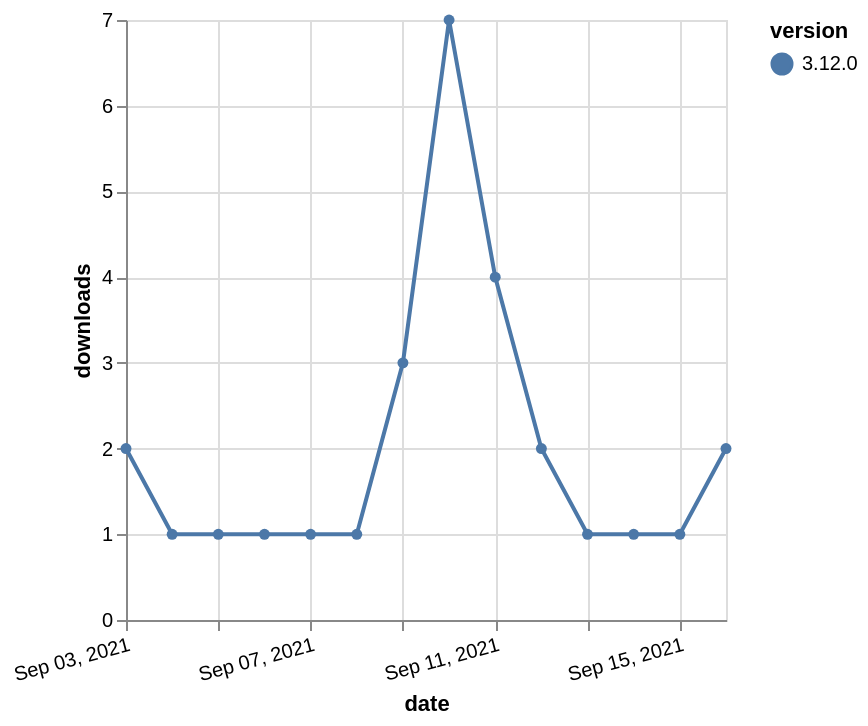

Write a Vega-Lite specification for this figure.
### Vega-Lite specification from a JSON file in a GitHub repository (floating-point values rounded to 4 significant figures)
{"$schema": "https://vega.github.io/schema/vega-lite/v5.json", "description": "A simple bar chart with embedded data.", "data": {"values": [{"date": "2021-09-03", "total": 536, "delta": 2, "version": "3.12.0"}, {"date": "2021-09-04", "total": 537, "delta": 1, "version": "3.12.0"}, {"date": "2021-09-05", "total": 538, "delta": 1, "version": "3.12.0"}, {"date": "2021-09-06", "total": 539, "delta": 1, "version": "3.12.0"}, {"date": "2021-09-07", "total": 540, "delta": 1, "version": "3.12.0"}, {"date": "2021-09-08", "total": 541, "delta": 1, "version": "3.12.0"}, {"date": "2021-09-09", "total": 544, "delta": 3, "version": "3.12.0"}, {"date": "2021-09-10", "total": 551, "delta": 7, "version": "3.12.0"}, {"date": "2021-09-11", "total": 555, "delta": 4, "version": "3.12.0"}, {"date": "2021-09-12", "total": 557, "delta": 2, "version": "3.12.0"}, {"date": "2021-09-13", "total": 558, "delta": 1, "version": "3.12.0"}, {"date": "2021-09-14", "total": 559, "delta": 1, "version": "3.12.0"}, {"date": "2021-09-15", "total": 560, "delta": 1, "version": "3.12.0"}, {"date": "2021-09-16", "total": 562, "delta": 2, "version": "3.12.0"}]}, "width": "container", "mark": {"type": "line", "point": {"filled": true}}, "encoding": {"x": {"field": "date", "type": "temporal", "timeUnit": "yearmonthdate", "title": "date", "axis": {"labelAngle": -15}}, "y": {"field": "delta", "type": "quantitative", "title": "downloads"}, "color": {"field": "version", "type": "nominal"}, "tooltip": {"field": "delta"}}}
